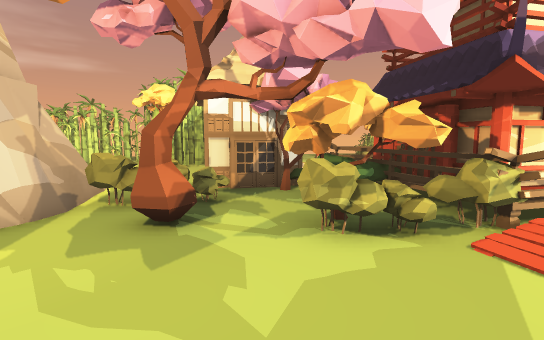
[1] (above)

13 first-person views from a walk through a scene from a Unity 3-D project. The camera is 1.5 m above the floor, tilts 6° down and sees 85° across. The floor is counted in squares, 1 m on a side. Each view is taken from the middle of a square. On the plan, view 1 faces up. The plan holds only what a view shows up to about 15 squares ahead; the rest is blank. The place goes on beyond the plan. The player character is not drawn.

[2]
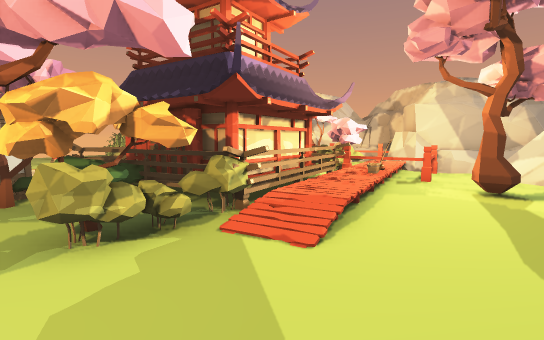

[3]
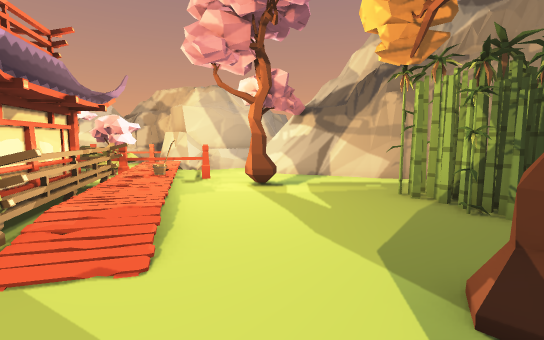

[4]
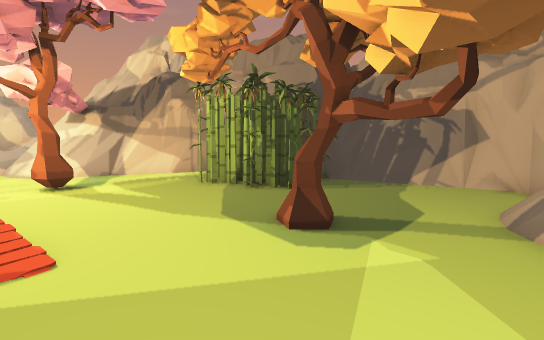

[5]
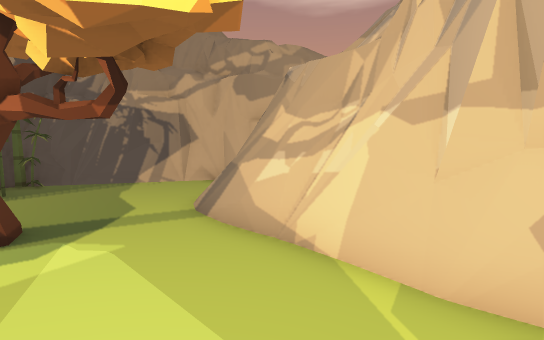

[6]
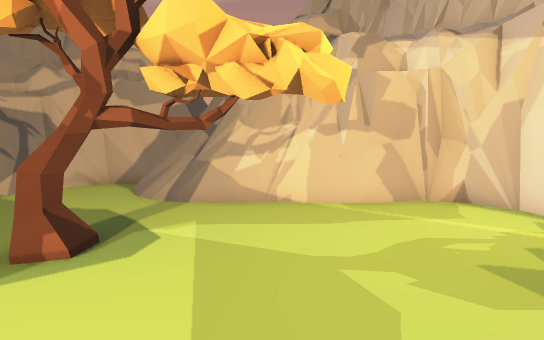

[7]
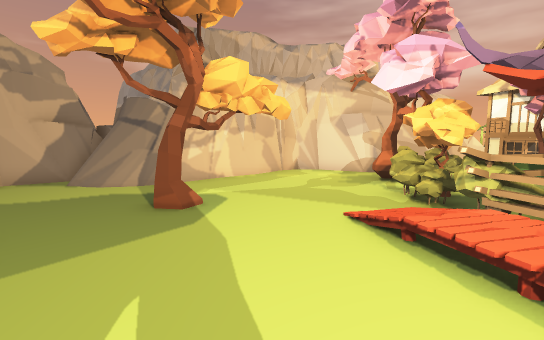

[8]
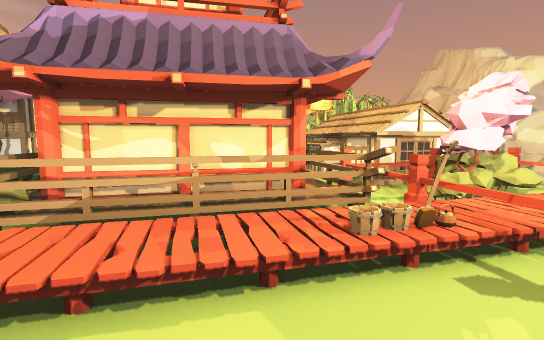

[9]
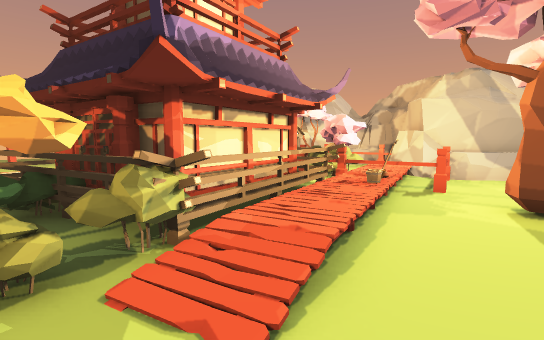

[10]
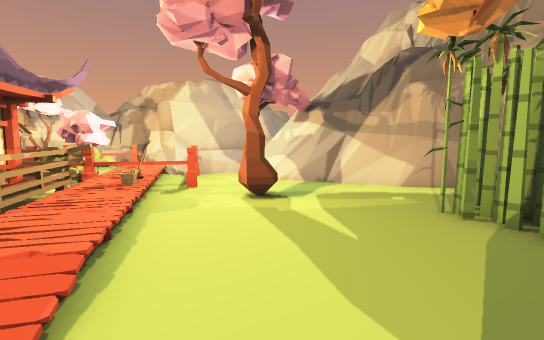

[11]
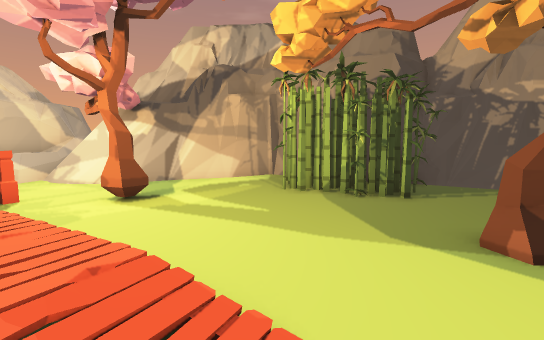

[12]
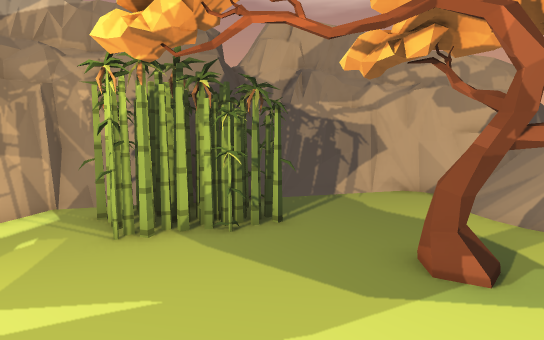

[13]
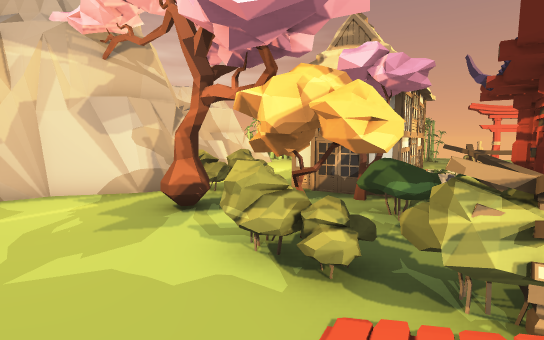

### Floor plan
Key: @ floor where view 1 was taken; # wall or solid block; . main floor; : floor 0.5 m higher than the main floor; / step, stairs or slope; = window, fence, low wall or low ledge; T tree; P plant; O other object.
Columns run from 6 left of view 1 to 17 right of it. Each row starts with its distance up from view 1.
  9  #  ##TOPP#    =#=OOO =
  8  #.OO..OOO#    #=.OOO =
  7  #OOO..OO##   ####TOO #
  6  #OOT.TTT#########:::=##
  5  #..T.TOOO###///=#:.#=##
  4 ##.....O.///////O== #=##
  3 #........////........==#
  2 #..............TT...##=#
  1 ##..............T..=##==
  0  ##...@............###
 -1   ##....TT........=#
 -2    ##.........O...##
 -3     ##......O#O...#
 -4     ##.....OO#OO.##
 -5     ##.....OO#OO##
 -6     #......O##O###
 -7     ##...=###
 -8      ######

Positions as (right, up) in squares from view 1, and headings:
1: (0, 0), facing up
2: (0, 0), facing up-right
3: (0, 1), facing right
4: (-1, 3), facing down-right
5: (-2, 3), facing down
6: (3, 4), facing down-left
7: (9, 1), facing left
8: (8, 1), facing up
9: (2, 1), facing up-right
10: (2, 1), facing right
11: (2, 4), facing down-right
12: (5, 3), facing down
13: (4, 2), facing up-left
